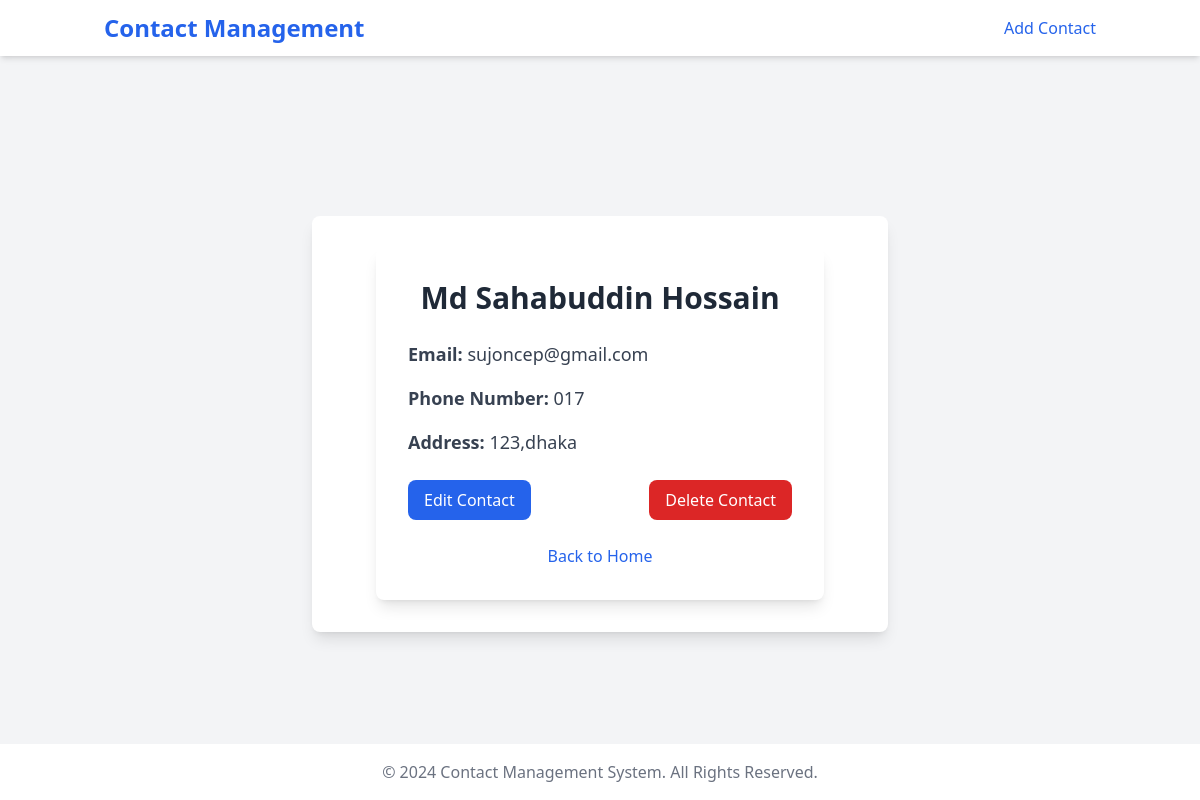
Page /detail/1/ on the committed database.
### website/models.py (models this page shows, shortened)
class Contact(models.Model):
    first_name = models.CharField(max_length=100)
    last_name = models.CharField(max_length=100)
    email = models.EmailField()
    phone_number = models.CharField(max_length=15)
    address = models.TextField()

### website/views.py (the view)
# urls.py: path('detail/<int:pk>/', views.contact_detail, name='contact_detail'),
def contact_detail(request, pk):
    contact = get_object_or_404(Contact, pk=pk)
    return render(request, 'contact_detail.html', {'contact': contact})

### website/templates/contact_detail.html
{% extends 'base.html' %}
{% block content %}
<div class="max-w-md mx-auto bg-white p-8 rounded-lg shadow-lg">
    <h1 class="text-3xl font-bold mb-6 text-center text-gray-800">{{ contact.first_name }} {{ contact.last_name }}</h1>
    <p class="text-lg text-gray-700 mb-4"><strong>Email:</strong> {{ contact.email }}</p>
    <p class="text-lg text-gray-700 mb-4"><strong>Phone Number:</strong> {{ contact.phone_number }}</p>
    <p class="text-lg text-gray-700 mb-6"><strong>Address:</strong> {{ contact.address }}</p>
    <div class="flex justify-between">
        <a href="{% url 'edit_contact' contact.id %}" class="bg-blue-600 text-white px-4 py-2 rounded-lg hover:bg-blue-700 focus:outline-none focus:ring-2 focus:ring-blue-500">
            Edit Contact
        </a>
        <a href="{% url 'delete_contact' contact.id %}" class="bg-red-600 text-white px-4 py-2 rounded-lg hover:bg-red-700 focus:outline-none focus:ring-2 focus:ring-red-500">
            Delete Contact
        </a>
    </div>
    <div class="text-center mt-6">
        <a href="{% url 'home' %}" class="text-blue-600 hover:text-blue-800">
            Back to Home
        </a>
    </div>
</div>
{% endblock %}

### website/templates/base.html (style rules this page uses)
body { min-height: 100vh; display: flex; flex-direction: column; }

### rows in the picture
Contact: first_name "Md Sahabuddin", last_name "Hossain", email "sujoncep@gmail.com", phone_number "017", address "123,dhaka"
